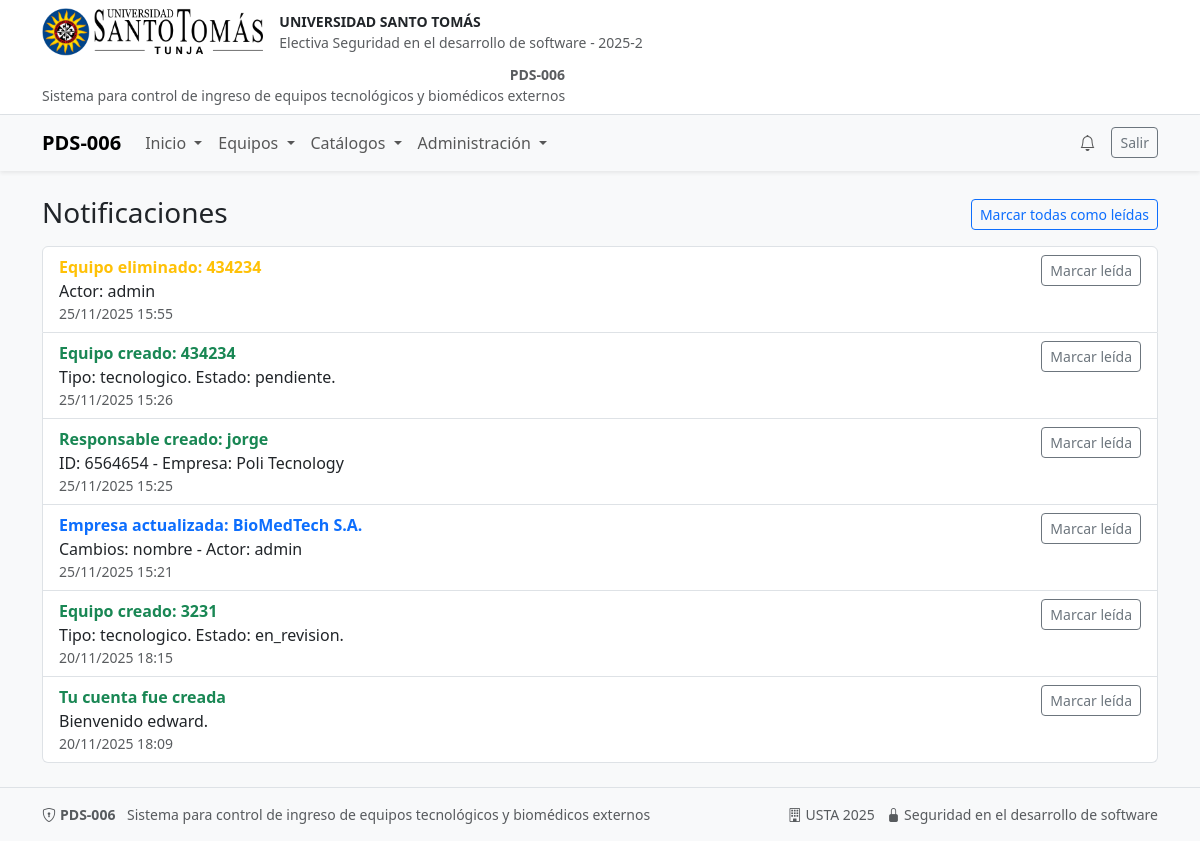
The page /notificaciones (signed in) on the database its author committed.
### models.py (models this page shows)
class Base(DeclarativeBase):  # para heredar en los modelos, es decir para hacer el mapeo ORM
    pass # pass es para indicar que no hay nada más que hacer aquí, es un marcador de posición.

class Notification(Base):
    __tablename__ = "notifications"
    id: Mapped[int] = mapped_column(Integer, primary_key=True, autoincrement=True)
    user_id: Mapped[int] = mapped_column(
        Integer,
        ForeignKey("users.id", ondelete="CASCADE"),
        index=True,
        nullable=False
    )
    title: Mapped[str] = mapped_column(String(120), nullable=False)
    body: Mapped[str | None] = mapped_column(Text, nullable=True)
    level: Mapped[str] = mapped_column(
        SAEnum("info", "success", "warning", "danger"),
        nullable=False,
        server_default="info"
    )
    is_read: Mapped[bool] = mapped_column(Integer, nullable=False, server_default="0")  # 0/1
    created_at: Mapped[datetime] = mapped_column(
        DateTime(timezone=False),
        server_default=func.now(),
        nullable=False
    )
    user = relationship("User")

### app.py (the view)
@app.route("/notificaciones")
@login_required
def notifications_page():
    db = SessionLocal()
    try:
        rows = (db.query(Notification)
                  .filter(Notification.user_id == current_user.id)
                  .order_by(Notification.created_at.desc())
                  .limit(100).all())
        return render_template("notifications.html", rows=rows)
    finally:
        db.close()

### app.py (called while the page is built)
@login_manager.user_loader # carga el usuario a partir del ID almacenado en la sesión
def load_user(user_id):
    db = SessionLocal()
    try:
        return db.get(User, int(user_id))
    finally:
        db.close()

@app.teardown_appcontext # cerrar sesión de BD al terminar request
def remove_session(exception=None):
    SessionLocal.remove()

@app.template_filter("to_colombia") # filtro Jinja2 para convertir fechas a hora Colombia
def to_colombia(value):
    if not value:
        return "—"
    try:
        if value.tzinfo is None:
            value = value.replace(tzinfo=timezone.utc)
        colombia_tz = timezone(timedelta(hours=-5))
        local_value = value.astimezone(colombia_tz)
        return local_value.strftime("%d/%m/%Y %H:%M")
    except Exception:
        return str(value)

@app.context_processor
def inject_photo_url_helpers():
    def photo_url(kind: str, obj_id: int):
        path = f"uploads/{kind}_{obj_id}.png"
        full = os.path.join(app.static_folder, path)
        if os.path.exists(full):
            return url_for('static', filename=path)
        return url_for('static', filename='img/logo.png')
    return dict(photo_url=photo_url)

### templates/notifications.html (shortened to what this page needs)
{% extends "base.html" %}
{% block content %}
<h3 class="d-flex justify-content-between align-items-center">
  <span>Notificaciones</span>
  {% if rows %}
  <form method="post" action="{{ url_for('notif_mark_all_read') }}">
    <button class="btn btn-sm btn-outline-primary">
      Marcar todas como leídas
    </button>
  </form>
  {% endif %}
</h3>
<div class="list-group mt-3">
  {% for n in rows %}
    <div class="list-group-item">
      <div class="d-flex justify-content-between">
        <div>
          {% set cls = {
            'success':'text-success',
            'warning':'text-warning',
            'danger':'text-danger',
            'info':'text-primary'
          }.get(n.level, 'text-secondary') %}
          <div class="fw-semibold">
            <span class="{{ cls }}">{{ n.title }}</span>
          </div>
          {% if n.body %}
            <div>{{ n.body }}</div>
          {% endif %}
          <div class="small text-muted">{{ n.created_at|to_colombia }}</div>
        </div>
        {% if not n.is_read %}
        <form method="post" action="{{ url_for('notif_mark_read', notif_id=n.id) }}">
          <button class="btn btn-sm btn-outline-secondary">Marcar leída</button>
        </form>
        {% endif %}
      </div>
    </div>
  {% else %}
    <div class="text-muted">No tienes notificaciones.</div>
  {% endfor %}
</div>
{% endblock %}

### rows shown on the page
Notification: title "Equipo eliminado: 434234", body "Actor: admin", created_at|to_colombia "25/11/2025 15:55"
Notification: title "Equipo creado: 434234", body "Tipo: tecnologico. Estado: pendiente.", created_at|to_colombia "25/11/2025 15:26"
Notification: title "Responsable creado: jorge", body "ID: 6564654 - Empresa: Poli Tecnology", created_at|to_colombia "25/11/2025 15:25"
Notification: title "Empresa actualizada: BioMedTech S.A.", body "Cambios: nombre - Actor: admin", created_at|to_colombia "25/11/2025 15:21"
Notification: title "Equipo creado: 3231", body "Tipo: tecnologico. Estado: en_revision.", created_at|to_colombia "20/11/2025 18:15"
Notification: title "Tu cuenta fue creada", body "Bienvenido edward.", created_at|to_colombia "20/11/2025 18:09"
